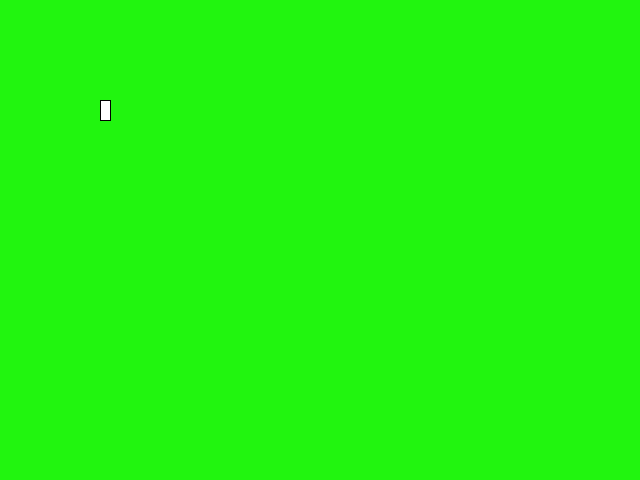
Frame 1 (no input)
Frame 60 (the mouse pressed at the canvas centre just before this capture): identical to frame 1, image omitted
Frame 120 (the mouse held since frame 60 and released just before this capture): identical to frame 1, image omitted

The Processing sketch that drew this single still picture (run headless with seeded random() and noise(); from frame 60 on, the mouse is pressed at the canvas centre):

// Processing sketch: sketch_170906a
// ── sketch_170906a.pde
int przesunPion = 0;
int przesunPoziom = 0;
void setup()
{
  //wykonuje się jeden raz po uruchomieniu
  size(640, 480);
}

void draw()
{
  background (#21f50f);
  rect( 100+przesunPoziom, 100+przesunPion, 10, 20);
}
void keyPressed()
{

  if (key== 'w')
    przesunPion--;
  if (key== 's')
    przesunPion++;
  if (key== 'd')
    przesunPoziom++;
  if (key== 'a')
    przesunPoziom--;
  if (key==' ')
    przesunPoziom+=10;
}
